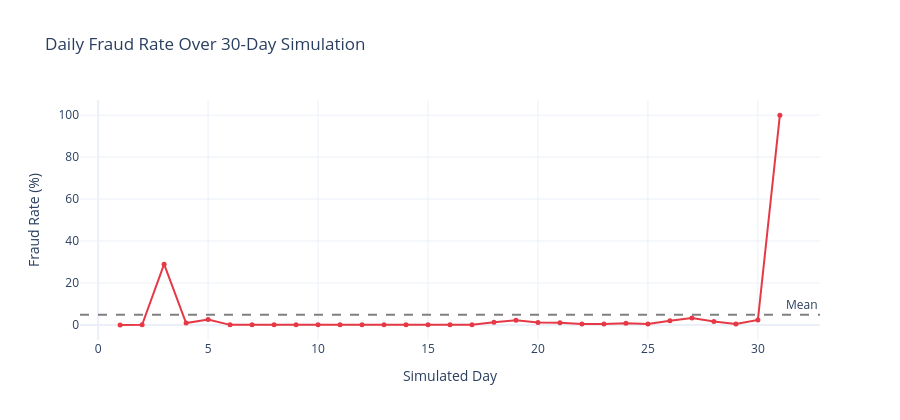

Notebook source saved alongside this figure:
### Markdown cell above
### 6.3 Fraud by Day of Month

### Code cell
fig = px.line(
    daily, x='day', y='fraud_rate',
    labels={'day': 'Simulated Day', 'fraud_rate': 'Fraud Rate (%)'},
    title='Daily Fraud Rate Over 30-Day Simulation',
    template='plotly_white',
    color_discrete_sequence=[FRAUD_COLOR]
)
fig.update_traces(mode='lines+markers', marker_size=5)
fig.add_hline(y=daily['fraud_rate'].mean(), line_dash='dash',
              line_color='grey', annotation_text='Mean')
fig.update_layout(height=420)
fig.show()

### Figure 1 — Plotly figure (JSON) as saved in the notebook; plotly's stock layout.template omitted (floating-point values rounded to 4 significant figures)
{"data": [{"hovertemplate": "Simulated Day=%{x}<br>Fraud Rate (%)=%{y}<extra></extra>", "legendgroup": "", "line": {"color": "#E63946", "dash": "solid"}, "marker": {"size": 5, "symbol": "circle"}, "mode": "lines+markers", "name": "", "orientation": "v", "showlegend": false, "type": "scatter", "x": [1, 2, 3, 4, 5, 6, 7, 8, 9, 10, 11, 12, 13, 14, 15, 16, 17, 18, 19, 20, 21, 22, 23, 24, 25, 26, 27, 28, 29, 30, 31], "xaxis": "x", "y": [0.04719, 0.06788, 28.97, 0.9278, 2.574, 0.0517, 0.06467, 0.06183, 0.06102, 0.07177, 0.0627, 0.0852, 0.05647, 0.06183, 0.0623, 0.06709, 0.07516, 1.276, 2.265, 1.196, 1.106, 0.4791, 0.4234, 0.856, 0.4148, 1.959, 3.264, 1.692, 0.4737, 2.374, 100.0], "yaxis": "y"}], "layout": {"annotations": [{"showarrow": false, "text": "Mean", "x": 1, "xanchor": "right", "xref": "x domain", "y": 4.876, "yanchor": "bottom", "yref": "y"}], "height": 420, "legend": {"tracegroupgap": 0}, "shapes": [{"line": {"color": "grey", "dash": "dash"}, "type": "line", "x0": 0, "x1": 1, "xref": "x domain", "y0": 4.876, "y1": 4.876, "yref": "y"}], "title": {"text": "Daily Fraud Rate Over 30-Day Simulation"}, "xaxis": {"anchor": "y", "domain": [0, 1], "title": {"text": "Simulated Day"}}, "yaxis": {"anchor": "x", "domain": [0, 1], "title": {"text": "Fraud Rate (%)"}}}}
